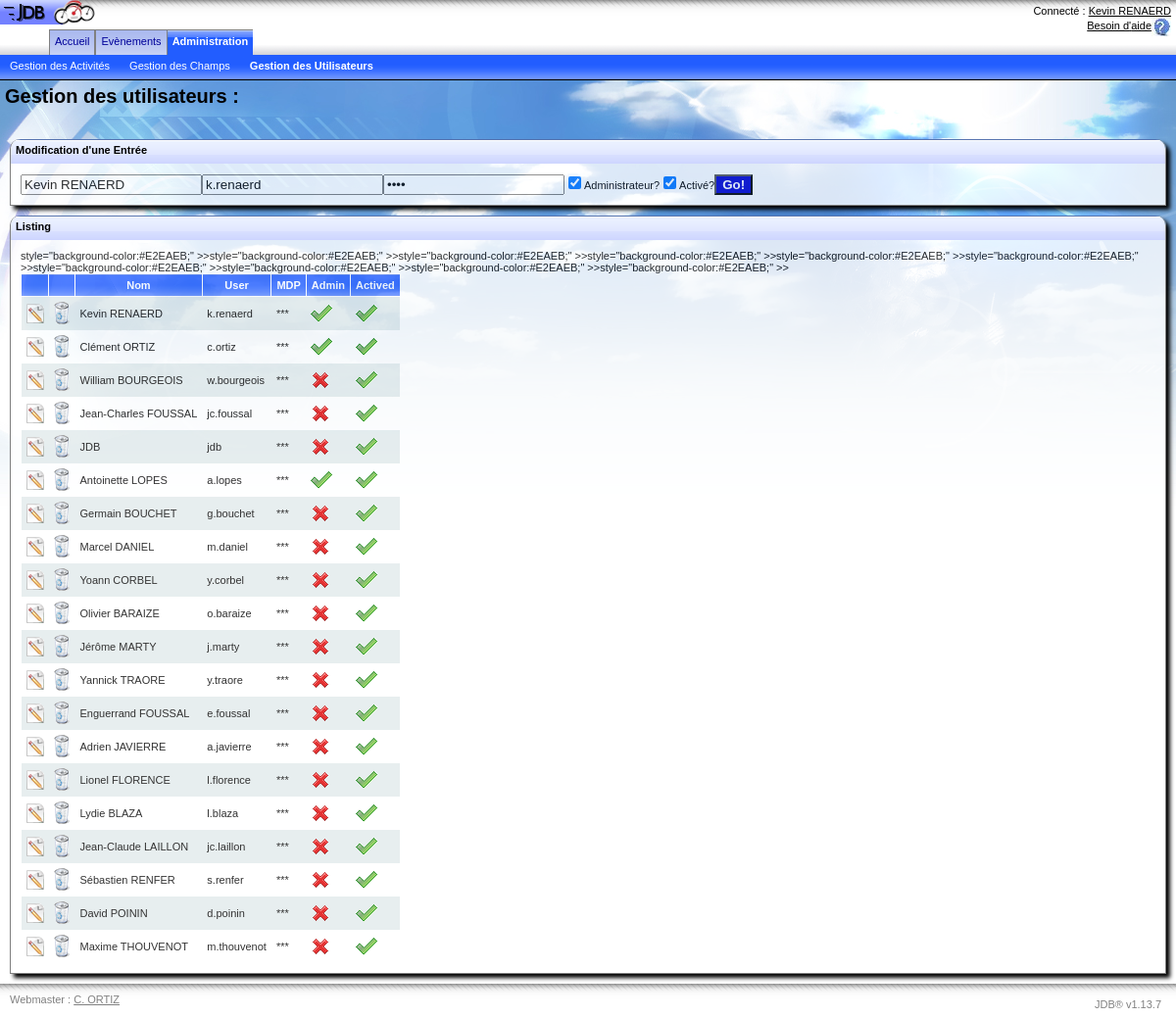
/admin/manager_user.php?modif=6 (signed in), run on the app's committed database.
### tables this page shows
CREATE TABLE `jdb_logins` (
  `id` int(11) NOT NULL auto_increment,
  `user` varchar(255) NOT NULL,
  `name` varchar(255) NOT NULL,
  `pwd` varchar(255) NOT NULL,
  `admin` tinyint(1) NOT NULL,
  `actived` tinyint(1) NOT NULL,
  PRIMARY KEY  (`id`)
);

### admin/manager_user.php (the view, shortened to what this page needs)
<?php session_start();
	require_once( "../".$_SESSION['folder_engine']."functions.php" );
?>
<!DOCTYPE html PUBLIC "-//W3C//DTD XHTML 1.0 Transitional//EN" "http://www.w3.org/TR/xhtml1/DTD/xhtml1-transitional.dtd">
<html xmlns="http://www.w3.org/1999/xhtml">
<head>
	<link rel="stylesheet" media="screen" type="text/css" title="Design" href="../design.css" />
</head>
<body>
<?php
	echo '<div class="corps_background">';
	echo '<div class="titre_general">
	<div class="titre">
		Gestion des utilisateurs :
	</div class="titre">
	</div class="titre_general">';
	echo '<div class="menu_options_general">';
	echo '<div class="menu_options_titre">';
	if( isset( $_GET['modif'] ) ){
		if( $_GET['modif'] == '')
			echo "Nouvelle Entrée";
		else
			echo "Modification d'une Entrée";
	}else
		echo "Nouvelle Entrée";
	echo '</div>';
	echo '<div class="menu_options_corps">';
	echo '<form method="post" id="form_filtre" name="form_filtre" action="manager_user.php">';
	if( isset( $_GET['modif'] ) ){
		$data = mysql_fetch_array(mysql_query( "SELECT * FROM jdb_logins WHERE id='".$_GET['modif']."'" ));
	}
		echo '<input type="text" name="name" value="';
		if( isset( $_GET['modif'] ) )
			echo $data['name'];
		echo '" placeholder="Nom" title="Nom tel qu\'il apparaitra dans le JDB"/>';
		echo '<input type="text" name="user" value="';
		if( isset( $_GET['modif'] ) )
			echo $data['user'];
		echo '" placeholder="Nom d\'utilisateur" title="Identifiant qui permettra d\'ouvrir l\'application"/>';
		echo '<input type="password" name="pwd" value="';
		if( isset( $_GET['modif'] ) )
			echo $data['pwd'];
		echo '" placeholder="Mot de passe"/>';
		echo '<span title="L\'utilisateur est-il administrateur?"><input type="checkbox" name="admin" ';
		if( isset( $_GET['modif'] ) )
			if( $data['admin'] == '1' )
				echo 'checked';
		echo ' />Administrateur?</span>';
		echo '<span title="Le compte est-il activé?"><input type="checkbox" name="actived" ';
		if( isset( $_GET['modif'] ) ){
			if( $data['actived'] == '1' )
				echo 'checked';
		}else
			echo 'checked';
		echo ' />Activé?</span>';
		echo '<input type="submit" name="go" value="Go!" class="create"/><br/>';
	echo '</form>';
	echo '</div>';
	echo '</div>';
	echo '<div class="corps_general">';
	echo '<div class="corps_titre">';
		echo "Listing";
	echo '</div>';
	echo '<div class="corps_corps">';
	echo '<table>';
	echo '<tr>';
		echo '<th > </th>';
		echo '<th > </th>';
		echo '<th> Nom </th>';
		echo '<th> User </th>';
		echo '<th> MDP </th>';
		echo '<th> Admin </th>';
		echo '<th> Actived </th>';
	echo '</tr>';
	$reqLine = "SELECT * FROM jdb_logins";
	$req = mysql_query( $reqLine );
	$count_line = 0;
	while( $data = mysql_fetch_array( $req )){
		$is_pair = is_pair( $count_line++ );
		echo '<tr>';
			echo '<td '; if( $is_pair ) echo 'style="background-color:#E2EAEB;"'; echo ' ><a href="manager_user.php?modif='.$data['id'].'" title="Editer"><img src="../'.$_SESSION['folder_images'].'edit.gif" /></a></td>';
			echo '<td '; if( $is_pair ) echo 'style="background-color:#E2EAEB;"'; echo ' ><a href="manager_user.php?conf_suppr='.$data['id'].'&name='.$data['name'].'" title="Supprimer"><img src="../'.$_SESSION['folder_images'].'delete.gif" /></a></td>';
			echo '<td '; if( $is_pair ) echo 'style="background-color:#E2EAEB;"'; echo ' >'.$data['name'].'</td>';
			echo '<td '; if( $is_pair ) echo 'style="background-color:#E2EAEB;"'; echo ' >'.$data['user'].'</td>';
			echo '<td '; if( $is_pair ) echo 'style="background-color:#E2EAEB;"'; echo ' >***</td>';
			echo '<td '; if( $is_pair ) echo 'style="background-color:#E2EAEB;"'; echo ' >';if( $data['admin'] == '1' ) echo '<img src="../'.$_SESSION['folder_images'].'true.gif">'; else echo '<img src="../'.$_SESSION['folder_images'].'false.gif">'; echo '</td>';
			echo '<td '; if( $is_pair ) echo 'style="background-color:#E2EAEB;"'; echo ' >';if( $data['actived'] == '1' ) echo '<img src="../'.$_SESSION['folder_images'].'true.gif">'; else echo '<img src="../'.$_SESSION['folder_images'].'false.gif">'; echo '</td>';
		echo '</tr>';
	}
	echo '</table>';
	echo '</div >';
	echo '</div >';
	echo '</div class="corps_background">';
?>
</body>
</html>

### design.css (style rules this page uses)
body { color: #000000; font-family: Arial,Helvetica,sans-serif; font-size: 11px; background: url("files/images/hdrNameBg.gif"); background-repeat : repeat-x; margin : 0px; }
table { border-collapse: collapse; }
td { border: none; padding : 5px; }
th { background: url("files/images/level2TabBg.gif"); color : #FFFFFF; border: 1px solid white; padding : 5px; }
a img { border: none; }
.create { background-color: #0000CD; color: #FFFFFF; font-weight: bold; }
.corps_background { background-attachment: fixed; background-image: url("files/images/background.jpg"); background-position: center top; background-repeat: no-repeat; min-height : 530px; }
.titre_general { height : 50px; font-size: 20px; font-weight: bolder; }
.titre { margin-top : 5px; margin-left : 5px; float : left; }
.menu_options_general { margin : 10px; border : 1px solid grey; border-top : none; border-radius: 10px 10px 0px 0px; box-shadow: 4px 4px 4px black; }
.menu_options_titre { height : 20px; padding-top : 5px; padding-left : 5px; background: url("files/images/mailSubHeaderBg2.gif"); background-repeat : repeat-x; font-weight: bolder; border-radius: 10px 10px 0px 0px; }
.menu_options_corps { padding : 10px; background-color : #FFFFFF; opacity:0.8; }
.corps_general { margin : 10px; border : 1px solid grey; border-top : none; border-radius: 10px 10px 0px 0px; box-shadow: 4px 4px 4px black; }
.corps_titre { height : 20px; padding-top : 5px; padding-left : 5px; background: url("files/images/mailSubHeaderBg2.gif"); background-repeat : repeat-x; font-weight: bolder; border-radius: 10px 10px 0px 0px; }
.corps_corps { padding : 10px; background-color : #FFFFFF; opacity:0.8; -ms-filter: "alpha(opacity=80)"; filter : alpha(opacity=80); }

### data on the page
jdb_logins: name "Kevin RENAERD", user "k.renaerd", admin "☑", actived "☑"
jdb_logins: name "Clément ORTIZ", user "c.ortiz", admin 1 (drawn), actived 1 (drawn)
jdb_logins: name "William BOURGEOIS", user "w.bourgeois", admin 0 (drawn), actived 1 (drawn)
jdb_logins: name "Jean-Charles FOUSSAL", user "jc.foussal", admin 0 (drawn), actived 1 (drawn)
jdb_logins: name "JDB", user "jdb", admin 0 (drawn), actived 1 (drawn)
jdb_logins: name "Antoinette LOPES", user "a.lopes", admin 1 (drawn), actived 1 (drawn)
jdb_logins: name "Germain BOUCHET", user "g.bouchet", admin 0 (drawn), actived 1 (drawn)
jdb_logins: name "Marcel DANIEL", user "m.daniel", admin 0 (drawn), actived 1 (drawn)
jdb_logins: name "Yoann CORBEL", user "y.corbel", admin 0 (drawn), actived 1 (drawn)
jdb_logins: name "Olivier BARAIZE", user "o.baraize", admin 0 (drawn), actived 1 (drawn)
jdb_logins: name "Jérôme MARTY", user "j.marty", admin 0 (drawn), actived 1 (drawn)
jdb_logins: name "Yannick TRAORE", user "y.traore", admin 0 (drawn), actived 1 (drawn)
jdb_logins: name "Enguerrand FOUSSAL", user "e.foussal", admin 0 (drawn), actived 1 (drawn)
jdb_logins: name "Adrien JAVIERRE", user "a.javierre", admin 0 (drawn), actived 1 (drawn)
jdb_logins: name "Lionel FLORENCE", user "l.florence", admin 0 (drawn), actived 1 (drawn)
jdb_logins: name "Lydie BLAZA", user "l.blaza", admin 0 (drawn), actived 1 (drawn)
jdb_logins: name "Jean-Claude LAILLON", user "jc.laillon", admin 0 (drawn), actived 1 (drawn)
jdb_logins: name "Sébastien RENFER", user "s.renfer", admin 0 (drawn), actived 1 (drawn)
jdb_logins: name "David POININ", user "d.poinin", admin 0 (drawn), actived 1 (drawn)
jdb_logins: name "Maxime THOUVENOT", user "m.thouvenot", admin 0 (drawn), actived 1 (drawn)

### other printed values
$_SESSION['name'] "Kevin RENAERD"
